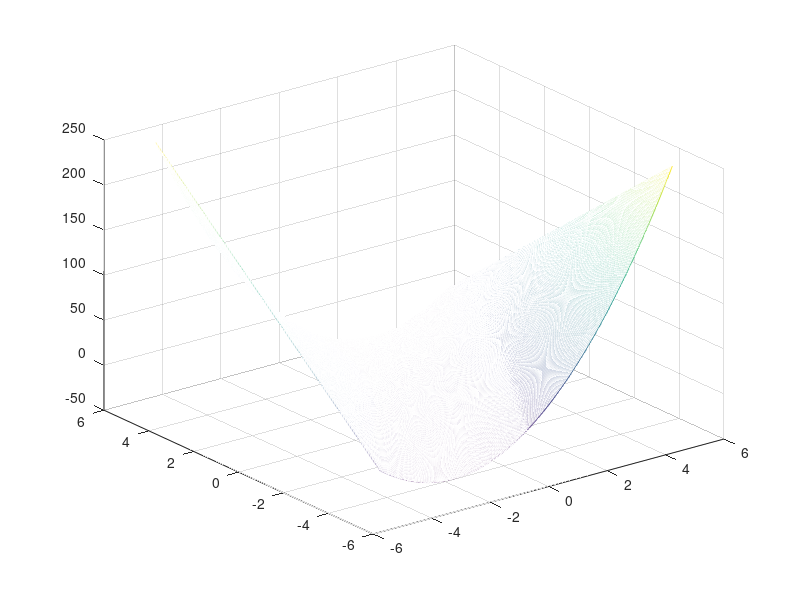

Source code (MATLAB):
n=1000
a=b=zeros(1,n);
tx = ty = linspace (-5, 5, n);
[xx, yy] = meshgrid (tx, ty);
tz =5.*xx .^ 2 -5.* xx .* yy;
mesh(tx, ty, tz);
